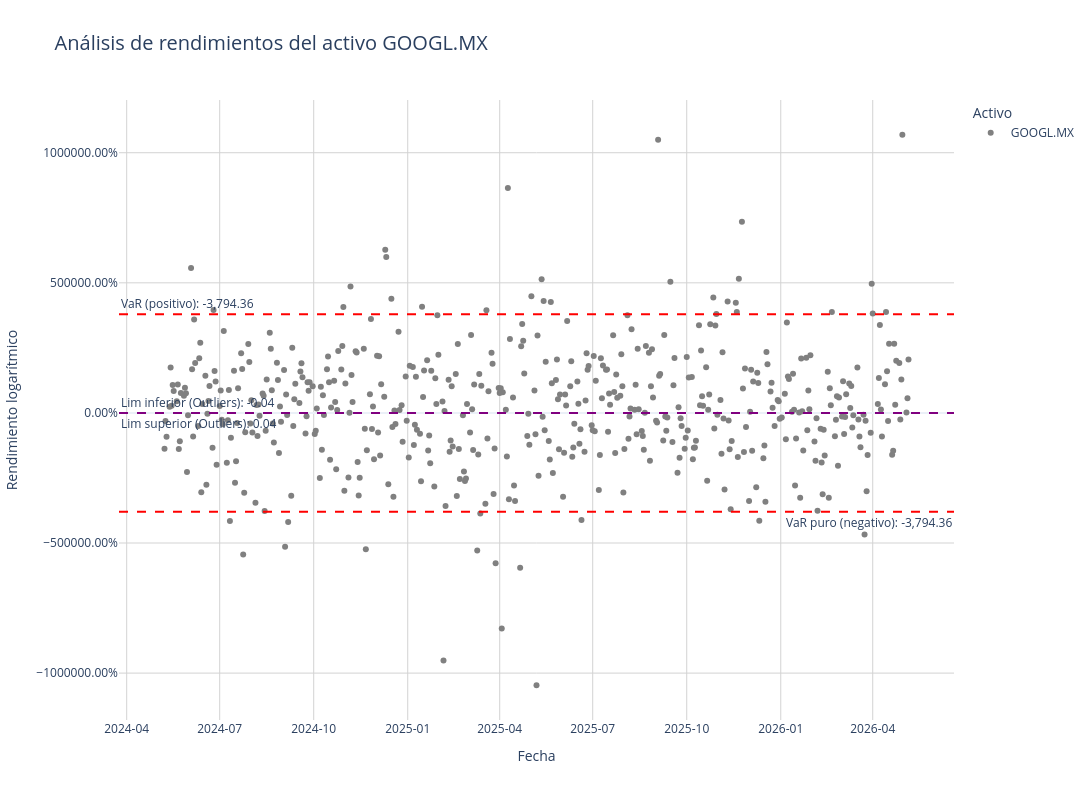

Source (notebook cell):
### Code cell
# Seleccionamos un actibo a graficar
a = 8

# Obtenemos el nombre del activo a graficar utilizando la variable "a" como índice para acceder a las columnas del DataFrame "precios"
nombre_activo = precios.columns[a]

#obtenemos la esperanza del activo a graficar utilizando la variable "a" como índice para acceder a las columnas del DataFrame "esperanza_activos"
esp = esperanza_activos.iloc[a]
riesgo = riesgo_activos.iloc[a]

fig = go.Figure()

# datos a graficar

fig.add_trace(go.Scatter(
    x = valuacion_historica_activos.index,  # Eje X con las fechas
    y = valuacion_historica_activos[nombre_activo],  # Eje Y con los precios del activo seleccionado
    mode = 'markers',  # Modo de visualización (puntos)
    name = nombre_activo,  # Nombre del activo para la leyenda
    line = dict(color = 'gray'),  # Color de la línea del gráfico
    hovertemplate = "Fecha: %{x|%Y-%m-%d}<br>Rendimiento: %{y:.2%}<extra></extra>",
))

# Agregmos líneas horizontales para la esperanza y el riesgo del activo seleccionado
fig.add_hline(y=VaR_P_activos[a],
              line_dash = "dash",  # Estilo de la línea (en este caso, línea discontinua)
              line_color = "red",  # Color de la línea
              annotation_text = f"VaR puro (negativo): {VaR_P_activos[a]:,.2f}",  # Texto de la anotación que muestra el valor de la esperanza
              annotation_position = "bottom right"  # Posición de la anotación en el gráfico
              )  

fig.add_hline(y=-VaR_P_activos[a],
              line_dash = "dash",  # Estilo de la línea (en este caso, línea discontinua)
              line_color = "red",  # Color de la línea
              annotation_text = f"VaR (positivo): {VaR_P_activos[a]:,.2f}",  # Texto de la anotación que muestra el valor del riesgo
              annotation_position = "top left"  # Posición de la anotación en el gráfico
              )

# añadimos 

# Calculamos los componentes necesarios
Q1 = rendimientos.quantile(0.25)
Q3 = rendimientos.quantile(0.75)
IQR = Q3 - Q1

# Definimos los límites
limite_inferior = Q1 - 1.5 * IQR
limite_superior = Q3 + 1.5 * IQR

fig.add_hline(y=limite_inferior[nombre_activo],
              line_dash = "dash",  # Estilo de la línea (en este caso, línea discontinua)
              line_color = "purple",  # Color de la línea
              annotation_text = f"Lim inferior (Outliers): {limite_inferior[nombre_activo]:,.2f}",  # Texto de la anotación que muestra el valor del riesgo
              annotation_position = "top left"  # Posición de la anotación en el gráfico
              )
fig.add_hline(y=limite_superior[nombre_activo],
              line_dash = "dash",  # Estilo de la línea (en este caso, línea discontinua)
              line_color = "purple",  # Color de la línea
              annotation_text = f"Lim superior (Outliers): {limite_superior[nombre_activo]:,.2f}",  # Texto de la anotación que muestra el valor del riesgo
              annotation_position = "bottom left" # Posición de la anotación en el gráfico
              )



# Configuración del diseño del gráfico
fig.update_layout(
    title = f"Análisis de rendimientos del activo {nombre_activo}",  # Título del gráfico
    title_font_size = 20,  # Tamaño de la fuente del título
    xaxis_title = "Fecha",  # Etiqueta del eje X
    yaxis_title = "Rendimiento logarítmico",  # Etiqueta del eje Y
    legend_title = "Activo",  # Título de la leyenda
    showlegend = True,
    template = "plotly_white",  # Diseño del fondo del gráfico
    width = 1200,  # Ancho del gráfico en píxeles
    height = 800,  # Alto del gráfico en píxeles
    hovermode = "x unified",  # Modo de visualización de la información al pasar el cursor sobre el gráfico
    dragmode = "zoom"  # Permite hacer zoom en el gráfico al arrastrar el cursor
)

# Eje X
fig.update_xaxes(
    showgrid = True,  # Muestra la cuadrícula en el eje X
    gridwidth = 1,  # Ancho de las líneas de la cuadrícula
    gridcolor = 'LightGray',  # Color de las líneas de la cuadrícula
    tickformat = "%Y-%m",  # Formato de las fechas en el eje
)

# Eje Y
fig.update_yaxes(
    showgrid = True,  # Muestra la cuadrícula en el eje Y
    gridwidth = 1,  # Ancho de las líneas de la cuadrícula
    gridcolor = 'LightGray',  # Color de las líneas de la cuadrícula
    tickformat = ".2%",  # Formato de los valores en el eje Y (número con cinco decimales)
    fixedrange = False  # Permite ajustar automáticamente el rango del eje Y según los datos (False) o mantener un rango fijo (True)
)

### Figure 1 — Plotly figure (JSON) as saved in the notebook; plotly's stock layout.template omitted (floating-point values rounded to 4 significant figures; data arrays with more than 128 entries replaced by an {"elided": "..."} marker saying what was removed)
{"data": [{"hovertemplate": "Fecha: %{x|%Y-%m-%d}<br>Rendimiento: %{y:.2%}<extra></extra>", "line": {"color": "gray"}, "mode": "markers", "name": "GOOGL.MX", "type": "scatter", "x": {"elided": "500 str values"}, "y": {"elided": "500 float values"}}], "layout": {"annotations": [{"showarrow": false, "text": "VaR puro (negativo): -3,794.36", "x": 1, "xanchor": "right", "xref": "x domain", "y": -3794.0, "yanchor": "top", "yref": "y"}, {"showarrow": false, "text": "VaR (positivo): -3,794.36", "x": 0, "xanchor": "left", "xref": "x domain", "y": 3794.0, "yanchor": "bottom", "yref": "y"}, {"showarrow": false, "text": "Lim inferior (Outliers): -0.04", "x": 0, "xanchor": "left", "xref": "x domain", "y": -0.04017, "yanchor": "bottom", "yref": "y"}, {"showarrow": false, "text": "Lim superior (Outliers): 0.04", "x": 0, "xanchor": "left", "xref": "x domain", "y": 0.04357, "yanchor": "top", "yref": "y"}], "dragmode": "zoom", "height": 800, "hovermode": "x unified", "legend": {"title": {"text": "Activo"}}, "shapes": [{"line": {"color": "red", "dash": "dash"}, "type": "line", "x0": 0, "x1": 1, "xref": "x domain", "y0": -3794.0, "y1": -3794.0, "yref": "y"}, {"line": {"color": "red", "dash": "dash"}, "type": "line", "x0": 0, "x1": 1, "xref": "x domain", "y0": 3794.0, "y1": 3794.0, "yref": "y"}, {"line": {"color": "purple", "dash": "dash"}, "type": "line", "x0": 0, "x1": 1, "xref": "x domain", "y0": -0.04017, "y1": -0.04017, "yref": "y"}, {"line": {"color": "purple", "dash": "dash"}, "type": "line", "x0": 0, "x1": 1, "xref": "x domain", "y0": 0.04357, "y1": 0.04357, "yref": "y"}], "showlegend": true, "title": {"font": {"size": 20}, "text": "Análisis de rendimientos del activo GOOGL.MX"}, "width": 1200, "xaxis": {"gridcolor": "LightGray", "gridwidth": 1, "showgrid": true, "tickformat": "%Y-%m", "title": {"text": "Fecha"}}, "yaxis": {"fixedrange": false, "gridcolor": "LightGray", "gridwidth": 1, "showgrid": true, "tickformat": ".2%", "title": {"text": "Rendimiento logarítmico"}}}}
